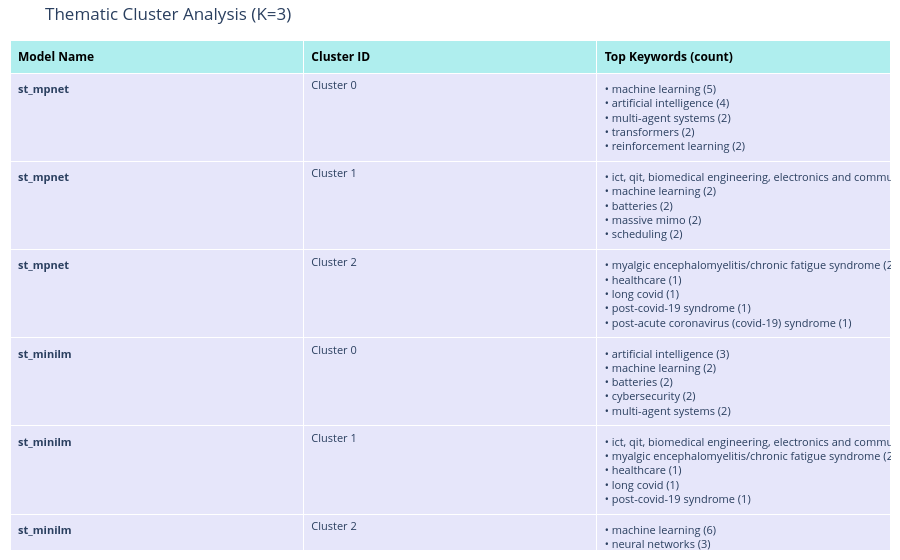

Notebook cell for this chart:
### Markdown cell above
## Test 5: Semantic Cluster Validation
We check the most frequent keywords in each cluster to see if the groups make "thematic sense". We will investigate different clusters numbers (3, 5, 8, 10)

### Code cell
%pip install -U nbformat


def generate_keywords_table(models_to_test, embeddings_dict, articles, k=3, top_n=5):
    data = []

    for model_name in models_to_test:
        if model_name not in embeddings_dict:
            continue
            
        emb = embeddings_dict[model_name]
        labels = KMeans(n_clusters=k, n_init='auto', random_state=42).fit_predict(emb)
        
        for cluster_id in range(k):
            cluster_kws = []
            for i, label in enumerate(labels):
                if label == cluster_id:
                    kws = articles[i].keywords
                    cluster_kws.extend(kws if isinstance(kws, list) else kws.split(','))
            
            common = Counter([kw.strip().lower() for kw in cluster_kws]).most_common(top_n)
            keywords_formatted = "<br>".join([f"• {k} ({c})" for k, c in common])
            
            data.append({
                "Model": f"<b>{model_name}</b>",
                "Cluster": f"Cluster {cluster_id}",
                "Top Keywords": keywords_formatted
            })

    df = pd.DataFrame(data)

    fig = go.Figure(data=[go.Table(
        header=dict(
            values=['<b>Model Name</b>', '<b>Cluster ID</b>', '<b>Top Keywords (count)</b>'],
            fill_color='paleturquoise',
            align='left',
            font=dict(size=12, color='black')
        ),
        cells=dict(
            values=[df['Model'], df['Cluster'], df['Top Keywords']],
            fill_color='lavender',
            align='left',
            font=dict(size=11),
            height=30 
        ))
    ])

    fig.update_layout(
        title=f"Thematic Cluster Analysis (K={k})",
        margin=dict(l=10, r=10, t=40, b=10)
    )
    
    fig.show()

generate_keywords_table(models_to_test, embeddings_dict, articles, k=3)

### Figure 1 — Plotly figure (JSON) as saved in the notebook; plotly's stock layout.template omitted (floating-point values rounded to 4 significant figures)
{"data": [{"cells": {"align": "left", "fill": {"color": "lavender"}, "font": {"size": 11}, "height": 30, "values": [["<b>st_mpnet</b>", "<b>st_mpnet</b>", "<b>st_mpnet</b>", "<b>st_minilm</b>", "<b>st_minilm</b>", "<b>st_minilm</b>", "<b>st_labse</b>", "<b>st_labse</b>", "<b>st_labse</b>", "<b>fasttext</b>", "<b>fasttext</b>", "<b>fasttext</b>", "<b>glove</b>", "<b>glove</b>", "<b>glove</b>"], ["Cluster 0", "Cluster 1", "Cluster 2", "Cluster 0", "Cluster 1", "Cluster 2", "Cluster 0", "Cluster 1", "Cluster 2", "Cluster 0", "Cluster 1", "Cluster 2", "Cluster 0", "Cluster 1", "Cluster 2"], ["• machine learning (5)<br>• artificial intelligence (4)<br>• multi-agent systems (2)<br>• transformers (2)<br>• reinforcement learning (2)", "• ict, qit, biomedical engineering, electronics and communications engineering, sensors, quantum machine learning, quantum internet, quantum computing, cybersecurity, quantum networks, quantum sensors (3)<br>• machine learning (2)<br>• batteries (2)<br>• massive mimo (2)<br>• scheduling (2)", "• myalgic encephalomyelitis/chronic fatigue syndrome (2)<br>• healthcare (1)<br>• long covid (1)<br>• post-covid-19 syndrome (1)<br>• post-acute coronavirus (covid-19) syndrome (1)", "• artificial intelligence (3)<br>• machine learning (2)<br>• batteries (2)<br>• cybersecurity (2)<br>• multi-agent systems (2)", "• ict, qit, biomedical engineering, electronics and communications engineering, sensors, quantum machine learning, quantum internet, quantum computing, cybersecurity, quantum networks, quantum sensors (3)<br>• myalgic encephalomyelitis/chronic fatigue syndrome (2)<br>• healthcare (1)<br>• long covid (1)<br>• post-covid-19 syndrome (1)", "• machine learning (6)<br>• neural networks (3)<br>• artificial intelligence (2)<br>• transformers (2)<br>• reinforcement learning (2)", "• artificial intelligence (3)<br>• multi-agent systems (2)<br>• artography of building interiors, artificial intelligence, space descriptions, nlp, navigation (1)<br>• intensity modulated radiation therapy (imrt), genetic algorithms, generalized\nequivalent uniform dose (geud), multi-objective optimization, bi-level optimization. (1)<br>• aggregated precedence graphs, packing sequence, pallet loading, robot packing, topological sort (1)", "• machine learning (5)<br>• neural networks (3)<br>• transformers (2)<br>• ict, qit, biomedical engineering, electronics and communications engineering, sensors, quantum machine learning, quantum internet, quantum computing, cybersecurity, quantum networks, quantum sensors (2)<br>• reinforcement learning (2)", "• myalgic encephalomyelitis/chronic fatigue syndrome (2)<br>• machine learning (2)<br>• batteries (2)<br>• mhealth (1)<br>• information and communications technology (1)", "• multi-agent systems (2)<br>• artificial intelligence (2)<br>• intensity modulated radiation therapy (imrt), genetic algorithms, generalized\nequivalent uniform dose (geud), multi-objective optimization, bi-level optimization. (1)<br>• abstract visual reasoning (1)<br>• deep learning (1)", "• machine learning (8)<br>• artificial intelligence (3)<br>• ict, qit, biomedical engineering, electronics and communications engineering, sensors, quantum machine learning, quantum internet, quantum computing, cybersecurity, quantum networks, quantum sensors (3)<br>• neural networks (3)<br>• myalgic encephalomyelitis/chronic fatigue syndrome (2)", "• rozpoznawanie aktywności ludzkiej, przetwarzanie wideo, sieci\nneuronowe (1)<br>• informacyjne technologie kwantowe, komputing kwantowy, procesory kwantowe, telekomunikacja kwantowa, sieci kwantowe, metrologia kwantowa, czujniki kwantowe, algorytmy kwantowe (1)<br>• wirtualne zapory sieciowe, wirtualizacja funkcji sieciowych, orkiestracja, optymalizacja, programowanie liniowe (1)<br>• rozpoznawanie treści pornograficznych w wideo, rozpoznawanie\naktywności ludzkiej, przetwarzanie wideo, sieci neuronowe (1)<br>• telekomunikacja światłowodowa, telekomunikacja optyczna, światłowody telekomunikacyjne, fotonika, optoelektronika (1)", "• rozpoznawanie aktywności ludzkiej, przetwarzanie wideo, sieci\nneuronowe (1)<br>• informacyjne technologie kwantowe, komputing kwantowy, procesory kwantowe, telekomunikacja kwantowa, sieci kwantowe, metrologia kwantowa, czujniki kwantowe, algorytmy kwantowe (1)<br>• wirtualne zapory sieciowe, wirtualizacja funkcji sieciowych, orkiestracja, optymalizacja, programowanie liniowe (1)<br>• rozpoznawanie treści pornograficznych w wideo, rozpoznawanie\naktywności ludzkiej, przetwarzanie wideo, sieci neuronowe (1)<br>• telekomunikacja światłowodowa, telekomunikacja optyczna, światłowody telekomunikacyjne, fotonika, optoelektronika (1)", "• machine learning (8)<br>• artificial intelligence (4)<br>• multi-agent systems (3)<br>• ict, qit, biomedical engineering, electronics and communications engineering, sensors, quantum machine learning, quantum internet, quantum computing, cybersecurity, quantum networks, quantum sensors (3)<br>• neural networks (3)", "• intensity modulated radiation therapy (imrt), genetic algorithms, generalized\nequivalent uniform dose (geud), multi-objective optimization, bi-level optimization. (1)<br>• covid-19/complications, fatigue syndrome, chronic, post-acute covid-19 syndrome (1)<br>• artificial intelligence (1)"]]}, "header": {"align": "left", "fill": {"color": "paleturquoise"}, "font": {"color": "black", "size": 12}, "values": ["<b>Model Name</b>", "<b>Cluster ID</b>", "<b>Top Keywords (count)</b>"]}, "type": "table"}], "layout": {"margin": {"b": 10, "l": 10, "r": 10, "t": 40}, "title": {"text": "Thematic Cluster Analysis (K=3)"}}}
